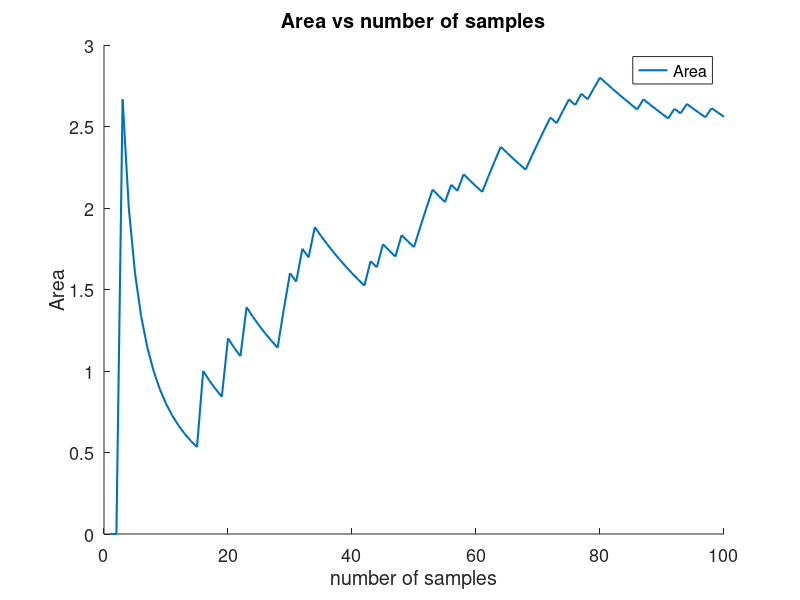
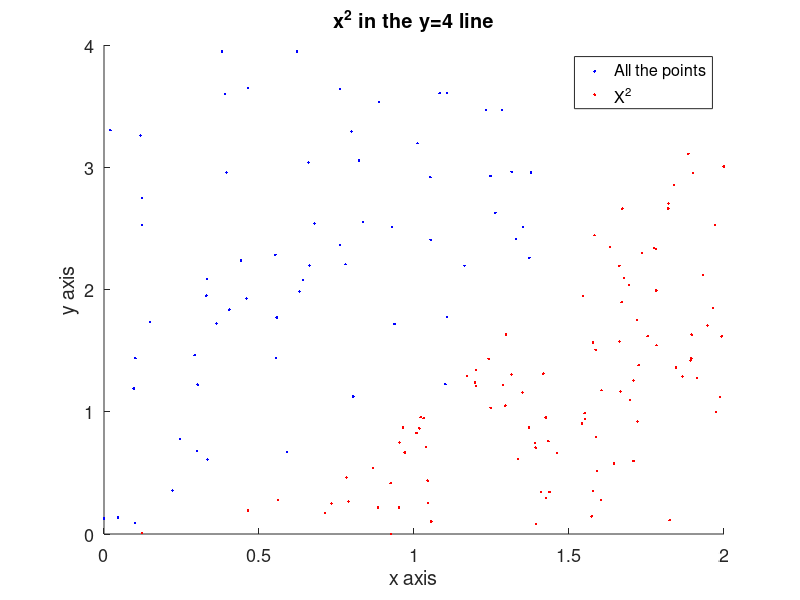
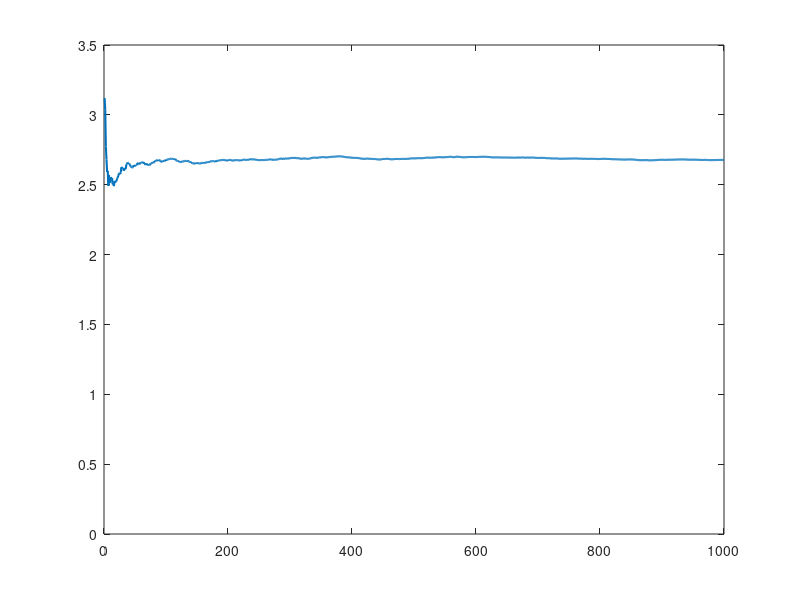

Here is the MATLAB script that generated these plots, in order:
close all;
clear;
%% a
% bigger function y=4;
t=1000;
n=100;

ptxs=zeros(n,1);
ptys=zeros(n,1);
optxs=zeros(n,1);
optys=zeros(n,1);

avd1=zeros(t,1);
for ind=1:t
    arr=zeros(n,1);
    area=zeros(n,1);
    count=0;
    for i=1:n
        ptx=rand();
        ptx=ptx*2;
        pty=rand();
        pty=pty*4;
        ptxs(i)=ptx;
        ptys(i)=pty;
        if(ptx*ptx>pty)
            optxs(i)=ptx;
            optys(i)=pty;  
            count=count+1;
            arr(i)=1;
        end
        area(i)=count/i;
    end
    area=area*8;
    avd1(ind)=area(n);
end
for i=2:t
    avd1(i)=(avd1(i)+avd1(i-1)*(i-1) )/(i);
end
for i=1:n-1
    arr(i+1)=arr(i+1)+arr(i);
end
plot(1:1:t,avd1,'lineWidth',1.5);
ylim([0 3.5])


%%
a=figure;
set(gca,'fontsize',13)
hold on
plot(1:1:n,area,'lineWidth',1.5);
legend('Area')
mytitle=strcat('Area vs number of samples');
xlabel('number of samples');
ylabel('Area');
title(mytitle);
saveas(a,'pr1a1.jpeg')


a=figure;
set(gca,'fontsize',13)
hold on
plot(ptxs,ptys,'.b','lineWidth',1.5)
hold on;
plot(optxs,optys,'.r','lineWidth',1.5)
legend('All the points','X^2 ')
mytitle=strcat('x^2 in the y=4 line');
xlabel('x axis');
ylabel('y axis');
title(mytitle);
saveas(a,'pr1a2.jpeg')
